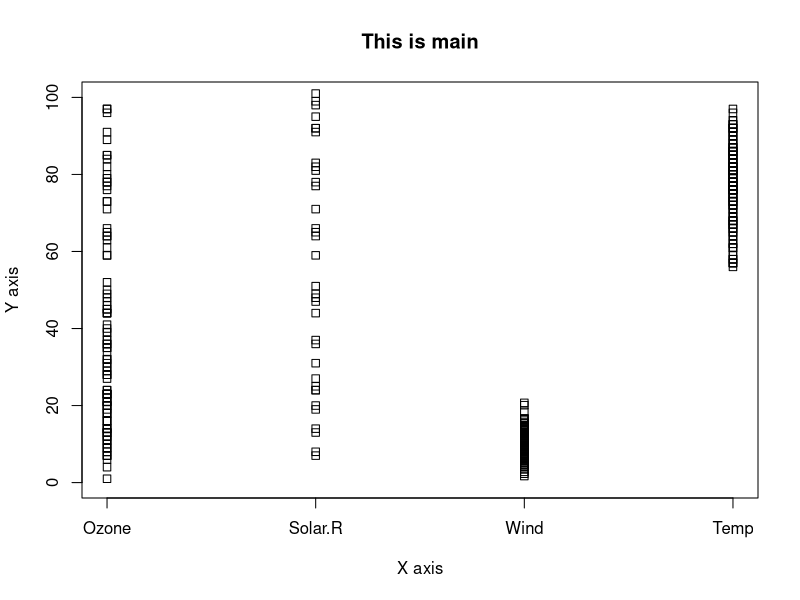

Reproduce this figure in R.
data(airquality)

str(airquality)

stripchart(airquality[,c("Ozone" , "Solar.R" , "Wind" , "Temp")] , main="This is main" , xlab="X axis" , 
           ylab = "Y axis" ,ylim = c(0,100) , vertical="true")